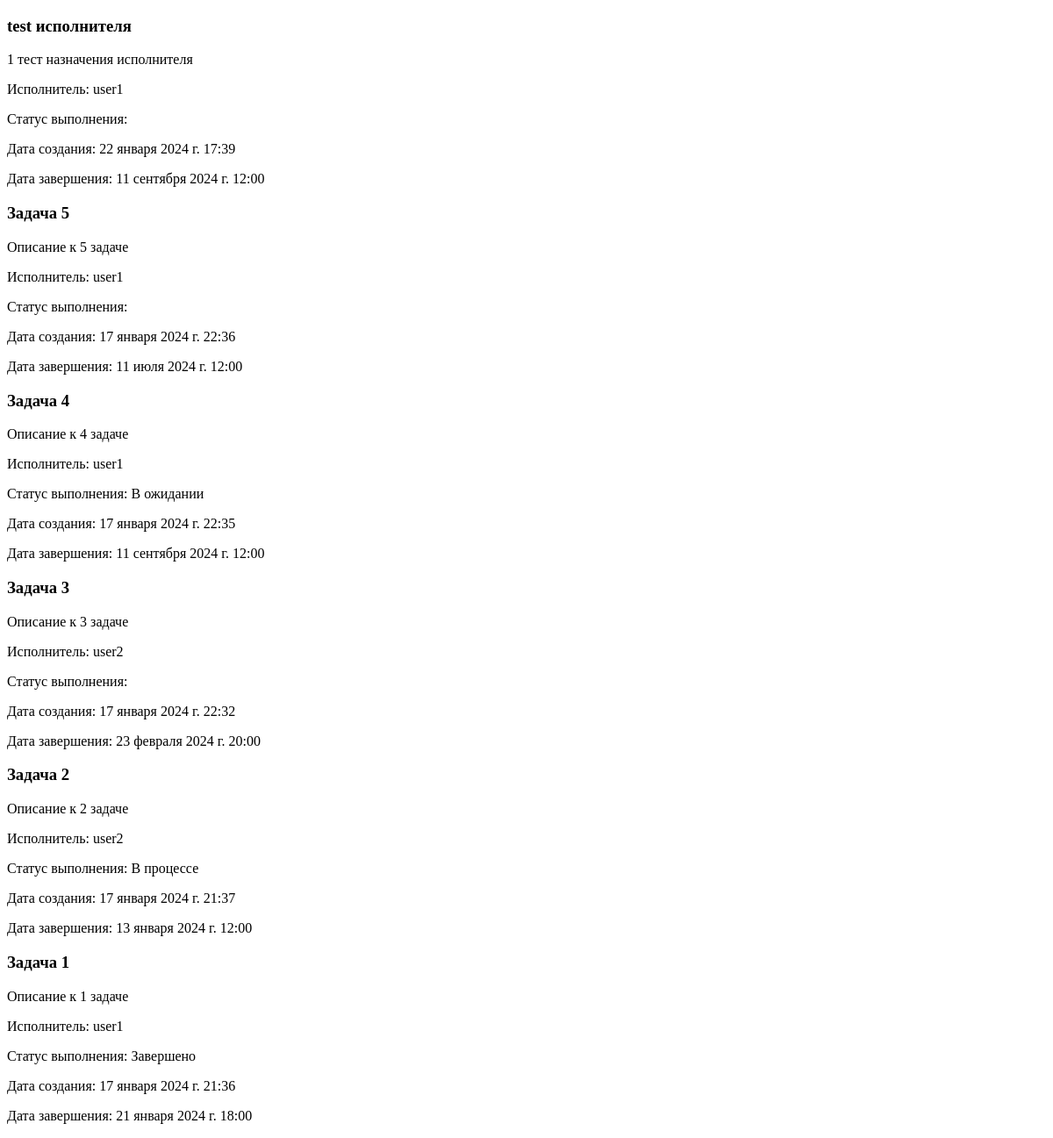
/, run on an earlier commit of the app's database.
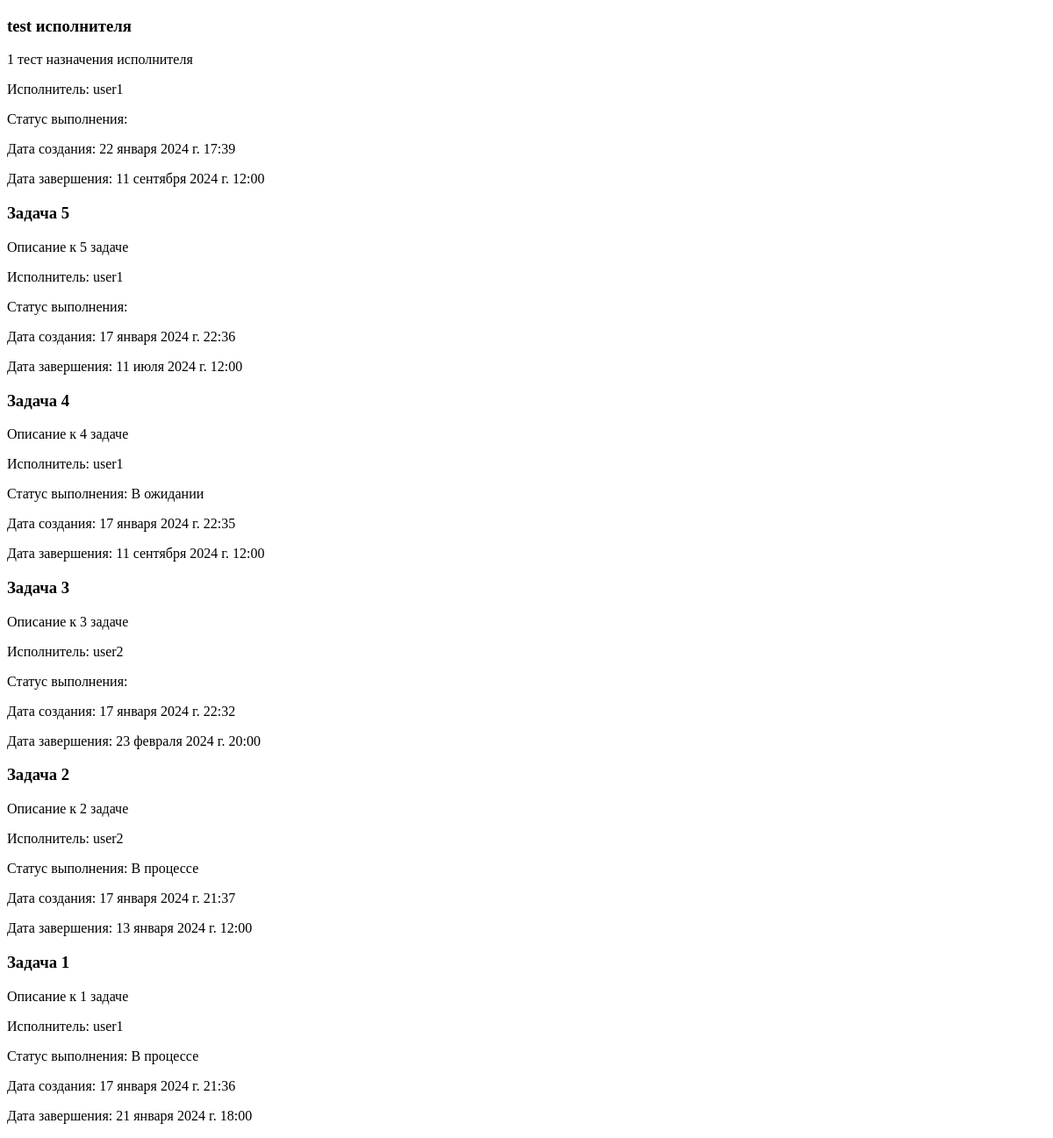
And on a later commit of the database.
### qwerty/models.py (models this page shows, shortened)
class Task(models.Model):
    STATUS_CHOICES = (
        ('В ожидании', 'В ожидании'),
        ('В процессе', 'В процессе'),
        ('Завершено', 'Завершено')
    )
    task_name = models.CharField(max_length=200)
    description = models.TextField()
    assignee = models.ForeignKey(User, on_delete=models.CASCADE)
    status = models.CharField(max_length=20, choices=STATUS_CHOICES)
    created_date = models.DateTimeField(auto_now_add=True)
    due_date = models.DateTimeField()
    class Meta:
        verbose_name = "задача"
        verbose_name_plural = "задачи"

class User(models.Model):
    name = models.CharField(max_length=50)
    email = models.EmailField()
    password = models.CharField(max_length=50)
    class Meta:
        verbose_name = "пользователь"
        verbose_name_plural = "пользователи"

### qwerty/views.py (the view)
# urls.py: path('', views.task_list, name='home'),
def task_list(request):
    tasks = Task.objects.order_by('-created_date')
    context = {
        'tasks': tasks,
    }
    return render(request, 'task_list.html', context)

### qwerty/templates/task_list.html (shortened to what this page needs)
<!DOCTYPE html>
<html lang="en">
<head>
</head>
<body>
{% for task in tasks %}
  <div>
    <h3>{{ task.task_name }}</h3>
    <p>{{ task.description }}</p>
    <p>Исполнитель: {{ task.assignee.name }}</p>
    <p>Статус выполнения: {{ task.status }}</p>
    <p>Дата создания: {{ task.created_date }}</p>
    <p>Дата завершения: {{ task.due_date }}</p>
  </div>
{% endfor %}
</body>
</html>

What changed in the data, as far as the page shows it:
changed Task "Задача 1": status "Завершено" → "В процессе"
